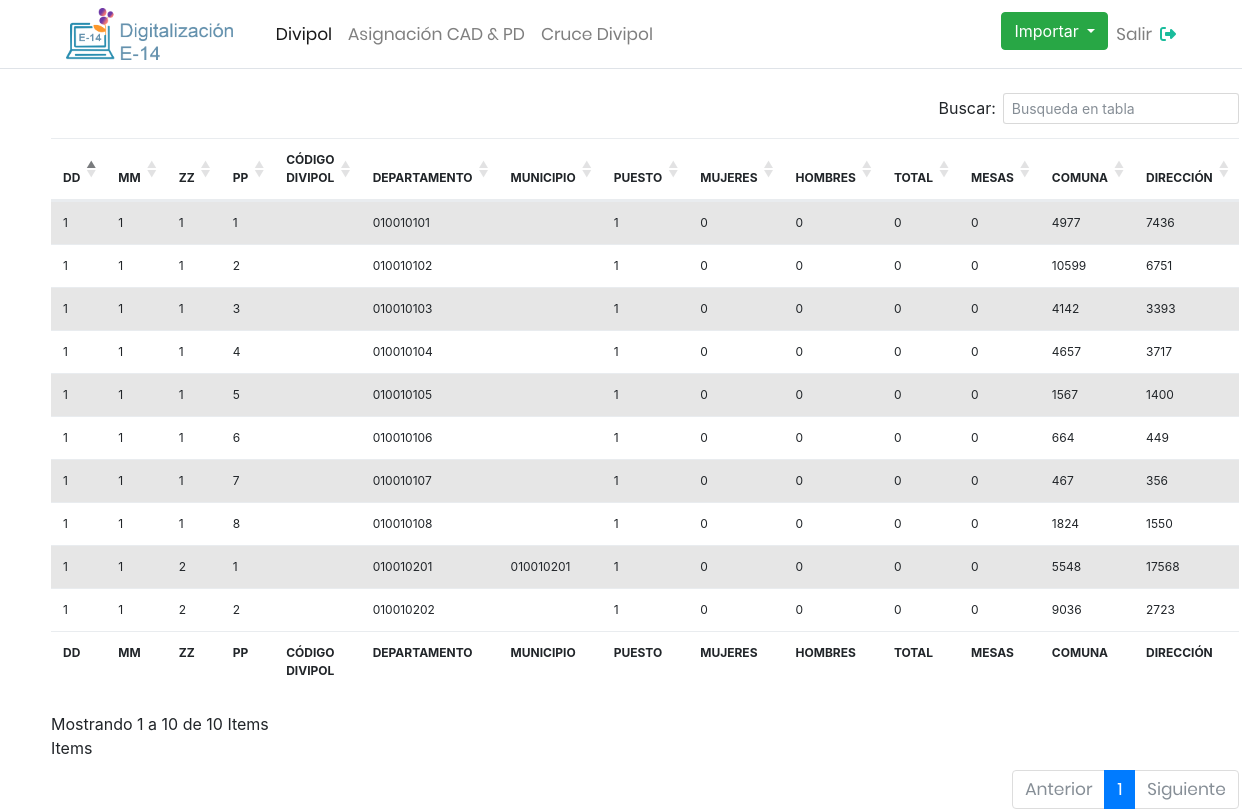
Page /divipol.php on the earlier database version.
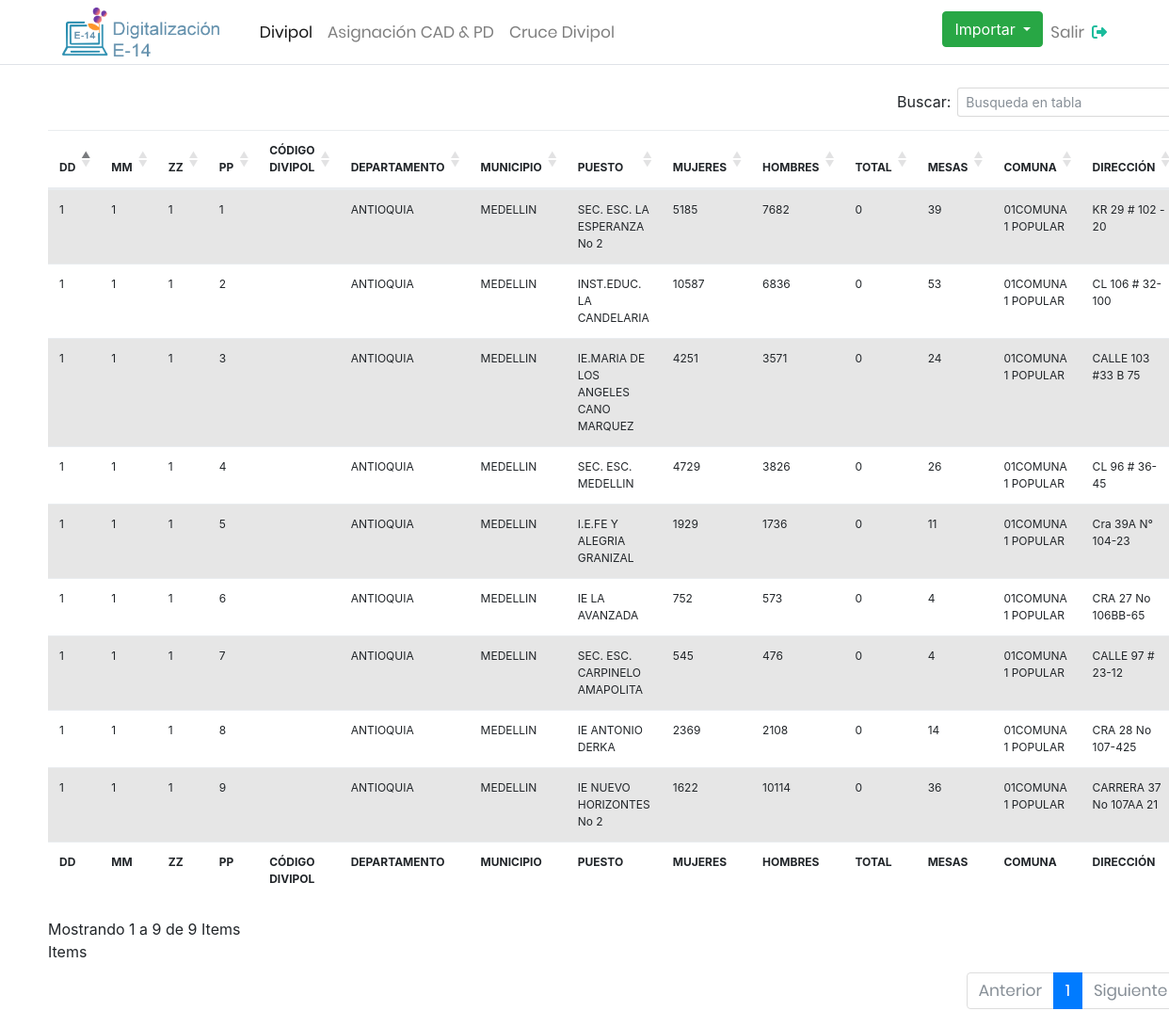
Same page on the later database version.
### tables this page shows
CREATE TABLE `divipol` (
  `dd` int(10) DEFAULT NULL,
  `mm` int(10) DEFAULT NULL,
  `zz` int(5) DEFAULT NULL,
  `pp` int(10) DEFAULT NULL,
  `c_divipol` int(30) DEFAULT NULL,
  `departamento` varchar(30) DEFAULT NULL,
  `municipio` varchar(30) DEFAULT NULL,
  `puesto` varchar(50) DEFAULT NULL,
  `mujeres` int(10) DEFAULT NULL,
  `hombres` int(10) DEFAULT NULL,
  `total` int(10) DEFAULT NULL,
  `mesas` int(10) DEFAULT NULL,
  `comuna` varchar(50) NOT NULL,
  `direccion` varchar(50) NOT NULL,
  `created_at` timestamp NOT NULL DEFAULT current_timestamp(),
  `updated_at` timestamp NOT NULL DEFAULT current_timestamp()
);

### divipol.php (the view, shortened to what this page needs)
<!DOCTYPE html>
    <html lang="en">
    <head>
        <link rel="stylesheet" type="text/css" href="css/style.css">
        <link href="https://cdn.datatables.net/1.13.4/css/dataTables.bootstrap5.min.css" rel="stylesheet"/>
        <link href="https://cdn.datatables.net/buttons/2.3.6/css/buttons.bootstrap5.min.css" rel="stylesheet"/>
        <link rel="stylesheet" type="text/css" href="vendor/bootstrap/css/bootstrap.min.css">
        <link rel="stylesheet" href="https://cdnjs.cloudflare.com/ajax/libs/font-awesome/6.4.0/css/all.min.css" />
    </head>
    <body>
	<?php
		include("modelo/conexion.php");
	?>
<nav class="navbar navbar-light navbar-expand-md bg-faded justify-content-center">
    <div class="container">
        <img src="images/logo.png" style="width: 15%;">
        <div class="navbar-collapse collapse w-100" id="collapsingNavbar3">
            <ul class="navbar-nav w-100 justify-content-center">
                <li class="nav-item active">
                    <a class="nav-link" href="divipol.php">Divipol</a>
                </li>
                <li class="nav-item">
                    <a class="nav-link" href="asignacion.php">Asignación CAD & PD</a>
                </li>
                <li class="nav-item">
                    <a class="nav-link" href="cruce_divipol.php">Cruce Divipol</a>
                </li>
            </ul>
            <ul class="nav navbar-nav ms-auto w-100 justify-content-end">
            <div class="dropdown">
                    <button class="btn btn-success dropdown-toggle" type="button" id="dropdownMenuButton" data-toggle="dropdown" aria-haspopup="true" aria-expanded="false">
                    Importar
                    </button>
                </div>
                <li class="nav-item">
                    <a class="nav-link" href="modelo/logout.php">Salir</a>
                </li>
            </ul>
            <i class="fa-solid fa-right-from-bracket" style="color: #1ABC9C;"></i>
        </div>
    </div>
</nav>
<div class="container my-4">
        <div class="row">
    <table id="example" class="table table-striped">
        <thead>
            <tr style="font-size: 12px;">
                <th>DD</th>
                <th>MM</th>
                <th>ZZ</th>
                <th>PP</th>
                <th>CÓDIGO DIVIPOL</th>
                <th>DEPARTAMENTO</th>
                <th>MUNICIPIO</th>
                <th>PUESTO</th>
                <th>MUJERES</th>
                <th>HOMBRES</th>
                <th>TOTAL</th>
                <th>MESAS</th>
                <th>COMUNA</th>
                <th>DIRECCIÓN</th>
            </tr>
        </thead>
        <?php
        $sql="SELECT * from divipol";
        $result=mysqli_query($conexion,$sql);
        while($mostrar=mysqli_fetch_array($result)){
            ?>
            <tr style="font-size: 12px;">
                <td><?php echo $mostrar['dd']?></td>
                <td><?php echo $mostrar['mm']?></td>
                <td><?php echo $mostrar['zz']?></td>
                <td><?php echo $mostrar['pp']?></td>
                <td><?php echo $mostrar['c_divipol']?></td>
                <td><?php echo $mostrar['departamento']?></td>
                <td><?php echo $mostrar['municipio']?></td>
                <td><?php echo $mostrar['puesto']?></td>
                <td><?php echo $mostrar['mujeres']?></td>
                <td><?php echo $mostrar['hombres']?></td>
                <td><?php echo $mostrar['total']?></td>
                <td><?php echo $mostrar['mesas']?></td>
                <td><?php echo $mostrar['comuna']?></td>
                <td><?php echo $mostrar['direccion']?></td>
            </tr>
            <?php
        }
        ?>
        <tfoot>
            <tr style="font-size: 12px;">
                <th>DD</th>
                <th>MM</th>
                <th>ZZ</th>
                <th>PP</th>
                <th>CÓDIGO DIVIPOL</th>
                <th>DEPARTAMENTO</th>
                <th>MUNICIPIO</th>
                <th>PUESTO</th>
                <th>MUJERES</th>
                <th>HOMBRES</th>
                <th>TOTAL</th>
                <th>MESAS</th>
                <th>COMUNA</th>
                <th>DIRECCIÓN</th>
            </tr>
        </tfoot>
    </table>
    </div>
    </div>
    </body>
</html>

Differences in the rows shown:
removed divipol: dd "1", mm "1", zz "1", pp "1", departamento "010010101", puesto "1", mujeres "0", hombres "0", total "0", mesas "0", comuna "4977", direccion "7436"
removed divipol: dd "1", mm "1", zz "1", pp "2", departamento "010010102", puesto "1", mujeres "0", hombres "0", total "0", mesas "0", comuna "10599", direccion "6751"
removed divipol: dd "1", mm "1", zz "1", pp "3", departamento "010010103", puesto "1", mujeres "0", hombres "0", total "0", mesas "0", comuna "4142", direccion "3393"
removed divipol: dd "1", mm "1", zz "1", pp "4", departamento "010010104", puesto "1", mujeres "0", hombres "0", total "0", mesas "0", comuna "4657", direccion "3717"
removed divipol: dd "1", mm "1", zz "1", pp "5", departamento "010010105", puesto "1", mujeres "0", hombres "0", total "0", mesas "0", comuna "1567", direccion "1400"
removed divipol: dd "1", mm "1", zz "1", pp "6", departamento "010010106", puesto "1", mujeres "0", hombres "0", total "0", mesas "0", comuna "664", direccion "449"
removed divipol: dd "1", mm "1", zz "1", pp "7", departamento "010010107", puesto "1", mujeres "0", hombres "0", total "0", mesas "0", comuna "467", direccion "356"
removed divipol: dd "1", mm "1", zz "1", pp "8", departamento "010010108", puesto "1", mujeres "0", hombres "0", total "0", mesas "0", comuna "1824", direccion "1550"
removed divipol: dd "1", mm "1", zz "2", pp "1", departamento "010010201", municipio "010010201", puesto "1", mujeres "0", hombres "0", total "0", mesas "0", comuna "5548", direccion "17568"
removed divipol: dd "1", mm "1", zz "2", pp "2", departamento "010010202", puesto "1", mujeres "0", hombres "0", total "0", mesas "0", comuna "9036", direccion "2723"
added divipol: dd "1", mm "1", zz "1", pp "1", departamento "ANTIOQUIA", municipio "MEDELLIN", puesto "SEC. ESC. LA ESPERANZA No 2", mujeres "5185", hombres "7682", total "0", mesas "39", comuna "01COMUNA 1 POPULAR", direccion "KR 29 # 102 - 20"
added divipol: dd "1", mm "1", zz "1", pp "2", departamento "ANTIOQUIA", municipio "MEDELLIN", puesto "INST.EDUC. LA CANDELARIA", mujeres "10587", hombres "6836", total "0", mesas "53", comuna "01COMUNA 1 POPULAR", direccion "CL 106 # 32-100"
added divipol: dd "1", mm "1", zz "1", pp "3", departamento "ANTIOQUIA", municipio "MEDELLIN", puesto "IE.MARIA DE LOS ANGELES CANO MARQUEZ", mujeres "4251", hombres "3571", total "0", mesas "24", comuna "01COMUNA 1 POPULAR", direccion "CALLE 103 #33 B 75"
added divipol: dd "1", mm "1", zz "1", pp "4", departamento "ANTIOQUIA", municipio "MEDELLIN", puesto "SEC. ESC. MEDELLIN", mujeres "4729", hombres "3826", total "0", mesas "26", comuna "01COMUNA 1 POPULAR", direccion "CL 96 # 36-45"
added divipol: dd "1", mm "1", zz "1", pp "5", departamento "ANTIOQUIA", municipio "MEDELLIN", puesto "I.E.FE Y ALEGRIA GRANIZAL", mujeres "1929", hombres "1736", total "0", mesas "11", comuna "01COMUNA 1 POPULAR", direccion "Cra 39A N° 104-23"
added divipol: dd "1", mm "1", zz "1", pp "6", departamento "ANTIOQUIA", municipio "MEDELLIN", puesto "IE LA AVANZADA", mujeres "752", hombres "573", total "0", mesas "4", comuna "01COMUNA 1 POPULAR", direccion "CRA 27 No 106BB-65"
added divipol: dd "1", mm "1", zz "1", pp "7", departamento "ANTIOQUIA", municipio "MEDELLIN", puesto "SEC. ESC. CARPINELO AMAPOLITA", mujeres "545", hombres "476", total "0", mesas "4", comuna "01COMUNA 1 POPULAR", direccion "CALLE 97 # 23-12"
added divipol: dd "1", mm "1", zz "1", pp "8", departamento "ANTIOQUIA", municipio "MEDELLIN", puesto "IE ANTONIO DERKA", mujeres "2369", hombres "2108", total "0", mesas "14", comuna "01COMUNA 1 POPULAR", direccion "CRA 28 No 107-425"
added divipol: dd "1", mm "1", zz "1", pp "9", departamento "ANTIOQUIA", municipio "MEDELLIN", puesto "IE NUEVO HORIZONTES No 2", mujeres "1622", hombres "10114", total "0", mesas "36", comuna "01COMUNA 1 POPULAR", direccion "CARRERA 37 No 107AA 21"
Other differences:
text written by a page script: "Buscar: Mostrando 1 a 10 de 10 Items Items Anterior 1 Siguiente" → "Buscar: Mostrando 1 a 9 de 9 Items Items Anterior 1 Siguiente"
